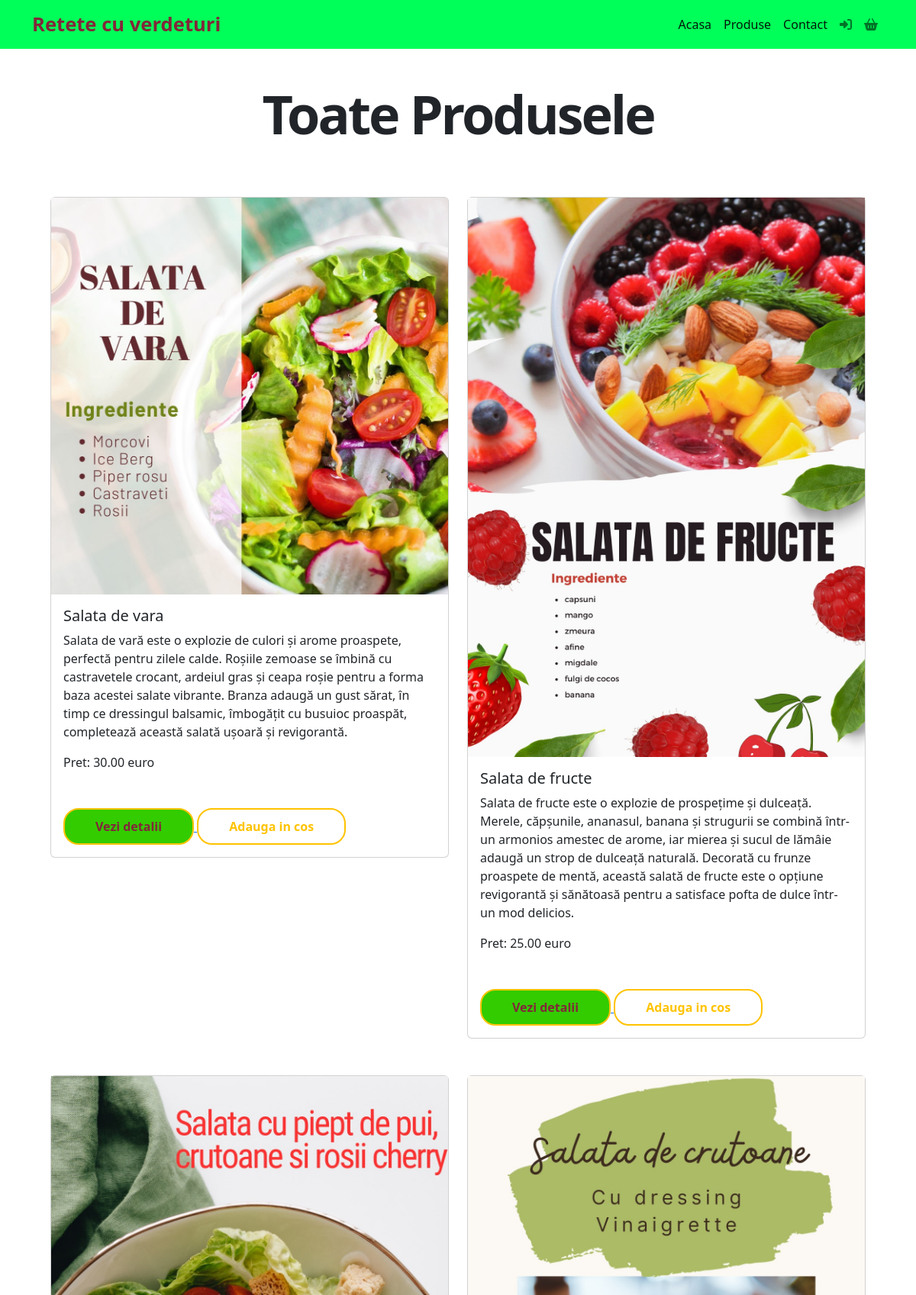
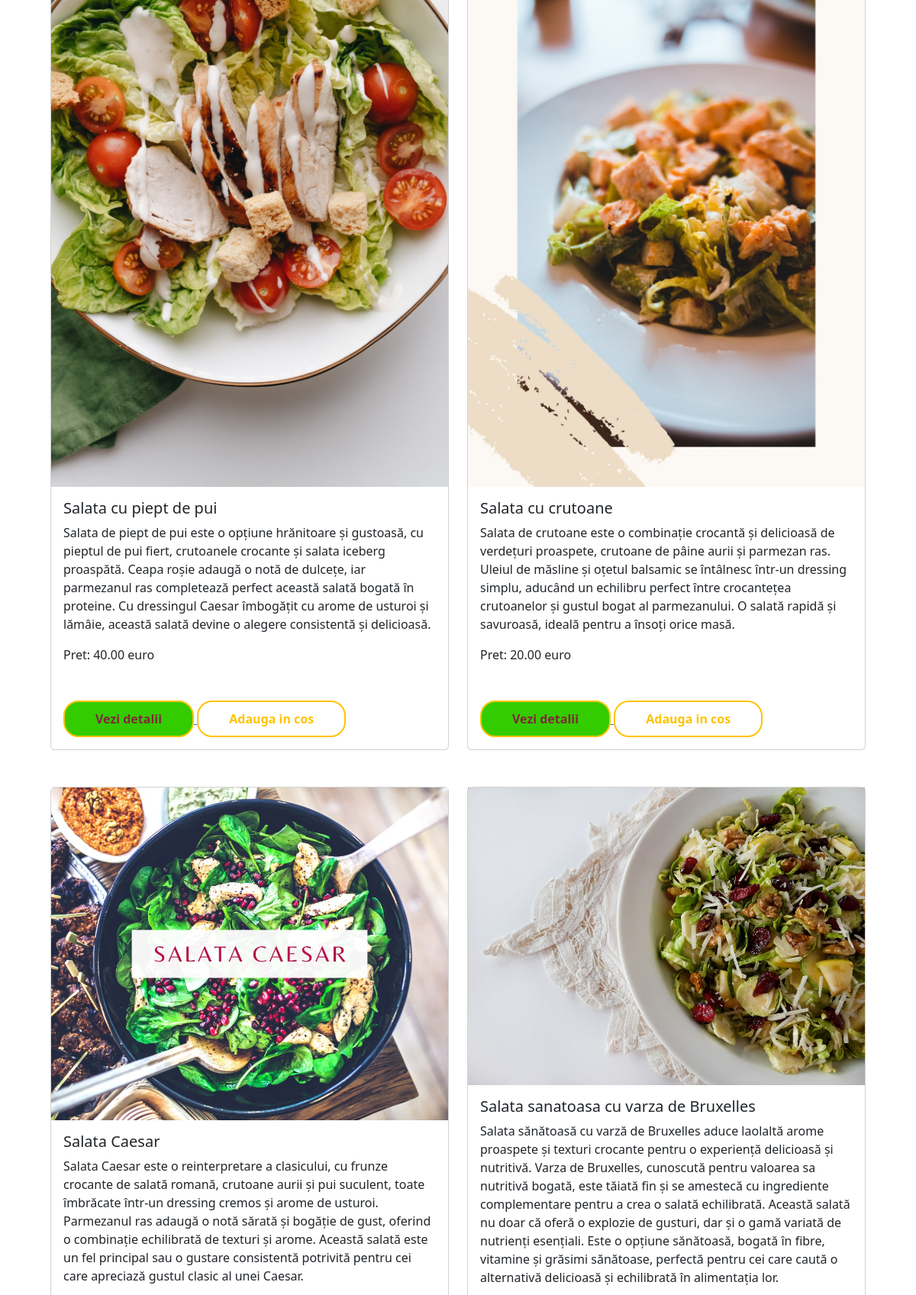
Screenshot of /products/ (upper part) with the database file from the repository (2 pictures, top to bottom).
### App_retetecuverdeturi/models/product.py (models this page shows)
class Product(models.Model):
    name = models.CharField(max_length=100)
    description = models.TextField()
    price = models.DecimalField(max_digits=10, decimal_places=2)
    image = models.ImageField(upload_to='product_images/', null=True, blank=True)
    available_quantity = models.PositiveIntegerField(default=0)
    ingredients = models.TextField(null=True)
    weight_grams = models.PositiveIntegerField(default=0)

### App_retetecuverdeturi/views.py (the view)
# urls.py: path('products/', views.products_view, name='products'),
def products_view(request):
    products = Product.objects.all()
    image_names = {}
    for product in products:
        if '/' in product.image.name:
            image_name_parts = product.image.name.split('/')
            print(f'image path: {image_name_parts}')
            info = splitext(image_name_parts[1])[0]
            print(info)
            image_names[product.id] = info
        else:
            image_names[product.id] = splitext(product.image.name)[0]
            print(f'image names product id:{image_names[product.id]}')
    context = {'products': products, 'image_names': image_names}
    return render(request, template_name='App_retetecuverdeturi/products.html', context=context)

### App_retetecuverdeturi/templates/App_retetecuverdeturi/products.html
{% extends "App_retetecuverdeturi/base.html" %}
{% block content %}
<div class="container">
    <h2 style="text-align: center;
    font-size: 70px;
    font-weight: 700;
    text-transform: none;
    font-style: normal;
    text-decoration: none;
    line-height: 1em;
    letter-spacing: -3px;
    margin-top: 50px;
    margin-bottom: 50px;">Toate Produsele</h2>
    <div class="container">
        <div class="row">
         {% for product in products %}
             <div class="col-6 my-4">
                 <div class="card" >
                    <img src="{{ product.image.url }}" alt="{{ product.name }} Image">
                    <div class="card-body">
                        <h5 class="card-title">{{ product.name }}</h5>
                        <p class="card-text"> {{ product.description }}</p>
                        <p class="card-text">Pret: {{ product.price }} euro</p>
                        <a href="/product/{{ product.id }}">
                            <button class="btn-custom spaced-top-2">Vezi detalii</button>
                        </a>
                        {% if user %}
                        <a href="#">
                            <button class="btn-custom-reverse spaced-top-2">Adauga in cos</button>
                        </a>
                        {% endif %}
                     </div>
                 </div>
            </div>
        {% endfor %}
        </div>
</div>
{% endblock %}

### App_retetecuverdeturi/templates/App_retetecuverdeturi/base.html (shortened to what this page needs)
{% load static %}
<!DOCTYPE html>
<html lang="en">
<head>
    <link rel="stylesheet" href="https://cdn.jsdelivr.net/npm/bootstrap@5.2.3/dist/css/bootstrap.min.css">
    <link rel="stylesheet" href="https://cdnjs.cloudflare.com/ajax/libs/font-awesome/6.1.0/css/all.min.css">
    <link rel="stylesheet" href="{% static 'css/base.css' %}"/>
</head>
<body>
    {% include "App_retetecuverdeturi/navbar.html" %}
    <div class="container">
        {% block content %}{% endblock %}
    </div>
</body>
</html>

### App_retetecuverdeturi/templates/App_retetecuverdeturi/navbar.html (shortened to what this page needs)
{% block navbar %}
<nav class="navbar navbar-expand-lg navbar-light bg-light">
  <div class="container-fluid container">
    <a class="navbar-brand brand-logo" href="/">Retete cu verdeturi</a>
    <div class="d-flex">
      <div class="collapse navbar-collapse" id="navbarNavAltMarkup">
        <div class="navbar-nav">
          <a class="nav-link active" aria-current="page" href="/">Acasa</a>
          <a class="nav-link active" aria-current="page" href="/products">Produse</a>
          <a class="nav-link active" aria-current="page" href="#">Contact</a>
          {% if user.is_authenticated %}
            <a class="nav-link" href="/logout" title="Deautentificare">
              <i class="fa-solid fa-sign-out-alt"></i>
            </a>
          {% else %}
            <a class="nav-link" href="/login" title="Autentificare">
              <i class="fa-solid fa-sign-in-alt"></i>
            </a>
          {% endif %}
          <a class="nav-link" href="#"><i class="fa-solid fa-basket-shopping"></i></a>
        </div>
      </div>
    </div>
  </div>
</nav>
{% endblock %}

### App_retetecuverdeturi/static/css/base.css (style rules this page uses)
.navbar { background-color: #00ff58 !important; }
.spaced-top-2 { margin-top: 2em; }
.btn-custom { font-weight: bold; background-color: #33CC00; padding: 10px 40px; border-radius: 20px; border: 2px solid #FFC300; color: #822739; }
.btn-custom-reverse { font-weight: bold; background-color: #FFFFFF; padding: 10px 40px; border-radius: 20px; border: 2px solid #FFC300; color: #FFC300; }
.brand-logo { color: #822739; font-size: 1.6em; font-weight: bold; }

### rows the page displays
Product: image (picture), name "Salata de vara", description "Salata de vară este o explozie de culori și arome proaspete, perfectă pentru zilele calde. Roșiile zemoase se îmbină cu castravetele crocant, ardeiul gras și ceapa roșie pentru a forma baza acestei salate vibrante. Branza adaugă un gust sărat, în timp ce dressingul balsamic, îmbogățit cu busuioc proaspăt, completează această salată ușoară și revigorantă.", price "30.00", shows "Adauga in cos"
Product: image (picture), name "Salata de fructe", description "Salata de fructe este o explozie de prospețime și dulceață. Merele, căpșunile, ananasul, banana și strugurii se combină într-un armonios amestec de arome, iar mierea și sucul de lămâie adaugă un strop de dulceață naturală. Decorată cu frunze proaspete de mentă, această salată de fructe este o opțiune revigorantă și sănătoasă pentru a satisface pofta de dulce într-un mod delicios.", price "25.00", shows "Adauga in cos"
Product: image (picture), name "Salata cu piept de pui", description "Salata de piept de pui este o opțiune hrănitoare și gustoasă, cu pieptul de pui fiert, crutoanele crocante și salata iceberg proaspătă. Ceapa roșie adaugă o notă de dulcețe, iar parmezanul ras completează perfect această salată bogată în proteine. Cu dressingul Caesar îmbogățit cu arome de usturoi și lămâie, această salată devine o alegere consistentă și delicioasă.", price "40.00", shows "Adauga in cos"
Product: image (picture), name "Salata cu crutoane", description "Salata de crutoane este o combinație crocantă și delicioasă de verdețuri proaspete, crutoane de pâine aurii și parmezan ras. Uleiul de măsline și oțetul balsamic se întâlnesc într-un dressing simplu, aducând un echilibru perfect între crocantețea crutoanelor și gustul bogat al parmezanului. O salată rapidă și savuroasă, ideală pentru a însoți orice masă.", price "20.00", shows "Adauga in cos"
Product: image (picture), name "Salata Caesar", description "Salata Caesar este o reinterpretare a clasicului, cu frunze crocante de salată romană, crutoane aurii și pui suculent, toate îmbrăcate într-un dressing cremos și arome de usturoi. Parmezanul ras adaugă o notă sărată și bogăție de gust, oferind o combinație echilibrată de texturi și arome. Această salată este un fel principal sau o gustare consistentă potrivită pentru cei care apreciază gustul clasic al unei Caesar."
Product: image (picture), name "Salata sanatoasa cu varza de Bruxelles", description "Salata sănătoasă cu varză de Bruxelles aduce laolaltă arome proaspete și texturi crocante pentru o experiență delicioasă și nutritivă. Varza de Bruxelles, cunoscută pentru valoarea sa nutritivă bogată, este tăiată fin și se amestecă cu ingrediente complementare pentru a crea o salată echilibrată. Această salată nu doar că oferă o explozie de gusturi, dar și o gamă variată de nutrienți esențiali. Este o opțiune sănătoasă, bogată în fibre, vitamine și grăsimi sănătoase, perfectă pentru cei care caută o alternativă delicioasă și echilibrată în alimentația lor."
